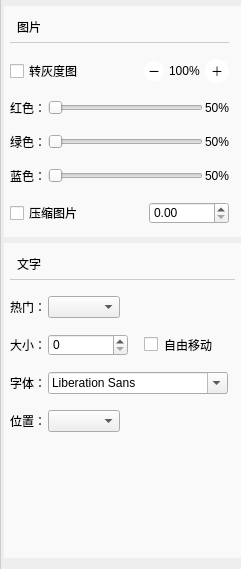
<?xml version="1.0" encoding="UTF-8"?>
<ui version="4.0">
 <class>ToolPart</class>
 <widget class="QDialog" name="ToolPart">
  <property name="geometry">
   <rect>
    <x>0</x>
    <y>0</y>
    <width>241</width>
    <height>569</height>
   </rect>
  </property>
  <property name="sizePolicy">
   <sizepolicy hsizetype="Preferred" vsizetype="Preferred">
    <horstretch>0</horstretch>
    <verstretch>0</verstretch>
   </sizepolicy>
  </property>
  <property name="palette">
   <palette>
    <active>
     <colorrole role="WindowText">
      <brush brushstyle="SolidPattern">
       <color alpha="255">
        <red>170</red>
        <green>170</green>
        <blue>170</blue>
       </color>
      </brush>
     </colorrole>
     <colorrole role="Button">
      <brush brushstyle="SolidPattern">
       <color alpha="255">
        <red>238</red>
        <green>238</green>
        <blue>238</blue>
       </color>
      </brush>
     </colorrole>
     <colorrole role="Text">
      <brush brushstyle="SolidPattern">
       <color alpha="255">
        <red>170</red>
        <green>170</green>
        <blue>170</blue>
       </color>
      </brush>
     </colorrole>
     <colorrole role="ButtonText">
      <brush brushstyle="SolidPattern">
       <color alpha="255">
        <red>170</red>
        <green>170</green>
        <blue>170</blue>
       </color>
      </brush>
     </colorrole>
     <colorrole role="Base">
      <brush brushstyle="SolidPattern">
       <color alpha="255">
        <red>238</red>
        <green>238</green>
        <blue>238</blue>
       </color>
      </brush>
     </colorrole>
     <colorrole role="Window">
      <brush brushstyle="SolidPattern">
       <color alpha="255">
        <red>238</red>
        <green>238</green>
        <blue>238</blue>
       </color>
      </brush>
     </colorrole>
     <colorrole role="HighlightedText">
      <brush brushstyle="SolidPattern">
       <color alpha="255">
        <red>0</red>
        <green>0</green>
        <blue>0</blue>
       </color>
      </brush>
     </colorrole>
    </active>
    <inactive>
     <colorrole role="WindowText">
      <brush brushstyle="SolidPattern">
       <color alpha="255">
        <red>170</red>
        <green>170</green>
        <blue>170</blue>
       </color>
      </brush>
     </colorrole>
     <colorrole role="Button">
      <brush brushstyle="SolidPattern">
       <color alpha="255">
        <red>238</red>
        <green>238</green>
        <blue>238</blue>
       </color>
      </brush>
     </colorrole>
     <colorrole role="Text">
      <brush brushstyle="SolidPattern">
       <color alpha="255">
        <red>170</red>
        <green>170</green>
        <blue>170</blue>
       </color>
      </brush>
     </colorrole>
     <colorrole role="ButtonText">
      <brush brushstyle="SolidPattern">
       <color alpha="255">
        <red>170</red>
        <green>170</green>
        <blue>170</blue>
       </color>
      </brush>
     </colorrole>
     <colorrole role="Base">
      <brush brushstyle="SolidPattern">
       <color alpha="255">
        <red>238</red>
        <green>238</green>
        <blue>238</blue>
       </color>
      </brush>
     </colorrole>
     <colorrole role="Window">
      <brush brushstyle="SolidPattern">
       <color alpha="255">
        <red>238</red>
        <green>238</green>
        <blue>238</blue>
       </color>
      </brush>
     </colorrole>
     <colorrole role="HighlightedText">
      <brush brushstyle="SolidPattern">
       <color alpha="255">
        <red>0</red>
        <green>0</green>
        <blue>0</blue>
       </color>
      </brush>
     </colorrole>
    </inactive>
    <disabled>
     <colorrole role="WindowText">
      <brush brushstyle="SolidPattern">
       <color alpha="255">
        <red>170</red>
        <green>170</green>
        <blue>170</blue>
       </color>
      </brush>
     </colorrole>
     <colorrole role="Button">
      <brush brushstyle="SolidPattern">
       <color alpha="255">
        <red>238</red>
        <green>238</green>
        <blue>238</blue>
       </color>
      </brush>
     </colorrole>
     <colorrole role="Text">
      <brush brushstyle="SolidPattern">
       <color alpha="255">
        <red>170</red>
        <green>170</green>
        <blue>170</blue>
       </color>
      </brush>
     </colorrole>
     <colorrole role="ButtonText">
      <brush brushstyle="SolidPattern">
       <color alpha="255">
        <red>170</red>
        <green>170</green>
        <blue>170</blue>
       </color>
      </brush>
     </colorrole>
     <colorrole role="Base">
      <brush brushstyle="SolidPattern">
       <color alpha="255">
        <red>238</red>
        <green>238</green>
        <blue>238</blue>
       </color>
      </brush>
     </colorrole>
     <colorrole role="Window">
      <brush brushstyle="SolidPattern">
       <color alpha="255">
        <red>238</red>
        <green>238</green>
        <blue>238</blue>
       </color>
      </brush>
     </colorrole>
     <colorrole role="HighlightedText">
      <brush brushstyle="SolidPattern">
       <color alpha="255">
        <red>0</red>
        <green>0</green>
        <blue>0</blue>
       </color>
      </brush>
     </colorrole>
    </disabled>
   </palette>
  </property>
  <property name="windowTitle">
   <string>Dialog</string>
  </property>
  <property name="styleSheet">
   <string notr="true">#ToolPart{
background:#eee;
border-left:1px solid #ccc;
color:#aaa;
}</string>
  </property>
  <layout class="QVBoxLayout" name="verticalLayout">
   <property name="leftMargin">
    <number>4</number>
   </property>
   <property name="topMargin">
    <number>6</number>
   </property>
   <property name="rightMargin">
    <number>0</number>
   </property>
   <item>
    <widget class="QFrame" name="frame">
     <property name="sizePolicy">
      <sizepolicy hsizetype="Preferred" vsizetype="Fixed">
       <horstretch>0</horstretch>
       <verstretch>0</verstretch>
      </sizepolicy>
     </property>
     <property name="minimumSize">
      <size>
       <width>237</width>
       <height>0</height>
      </size>
     </property>
     <property name="styleSheet">
      <string notr="true">#frame{border:none;background:#f9f9f9;}</string>
     </property>
     <property name="frameShape">
      <enum>QFrame::StyledPanel</enum>
     </property>
     <property name="frameShadow">
      <enum>QFrame::Raised</enum>
     </property>
     <layout class="QHBoxLayout" name="horizontalLayout">
      <property name="leftMargin">
       <number>6</number>
      </property>
      <property name="topMargin">
       <number>6</number>
      </property>
      <property name="rightMargin">
       <number>12</number>
      </property>
      <property name="bottomMargin">
       <number>0</number>
      </property>
      <item>
       <layout class="QGridLayout" name="gridLayout_2" columnstretch="0,0,0">
        <property name="bottomMargin">
         <number>12</number>
        </property>
        <property name="horizontalSpacing">
         <number>2</number>
        </property>
        <property name="verticalSpacing">
         <number>16</number>
        </property>
        <item row="4" column="2">
         <widget class="QLabel" name="bluePerLab">
          <property name="sizePolicy">
           <sizepolicy hsizetype="Fixed" vsizetype="Preferred">
            <horstretch>0</horstretch>
            <verstretch>0</verstretch>
           </sizepolicy>
          </property>
          <property name="text">
           <string>50%</string>
          </property>
         </widget>
        </item>
        <item row="3" column="1">
         <widget class="QSlider" name="greenSlider">
          <property name="orientation">
           <enum>Qt::Horizontal</enum>
          </property>
         </widget>
        </item>
        <item row="2" column="1">
         <widget class="QSlider" name="redSlider">
          <property name="orientation">
           <enum>Qt::Horizontal</enum>
          </property>
         </widget>
        </item>
        <item row="3" column="0">
         <widget class="QLabel" name="greenLab">
          <property name="sizePolicy">
           <sizepolicy hsizetype="Fixed" vsizetype="Preferred">
            <horstretch>0</horstretch>
            <verstretch>0</verstretch>
           </sizepolicy>
          </property>
          <property name="text">
           <string>绿色：</string>
          </property>
         </widget>
        </item>
        <item row="4" column="0">
         <widget class="QLabel" name="blueLab">
          <property name="sizePolicy">
           <sizepolicy hsizetype="Fixed" vsizetype="Preferred">
            <horstretch>0</horstretch>
            <verstretch>0</verstretch>
           </sizepolicy>
          </property>
          <property name="text">
           <string>蓝色：</string>
          </property>
         </widget>
        </item>
        <item row="2" column="0">
         <widget class="QLabel" name="redLab">
          <property name="sizePolicy">
           <sizepolicy hsizetype="Fixed" vsizetype="Preferred">
            <horstretch>0</horstretch>
            <verstretch>0</verstretch>
           </sizepolicy>
          </property>
          <property name="text">
           <string>红色：</string>
          </property>
         </widget>
        </item>
        <item row="4" column="1">
         <widget class="QSlider" name="blueSlider">
          <property name="orientation">
           <enum>Qt::Horizontal</enum>
          </property>
         </widget>
        </item>
        <item row="3" column="2">
         <widget class="QLabel" name="greenPerLab">
          <property name="text">
           <string>50%</string>
          </property>
         </widget>
        </item>
        <item row="2" column="2">
         <widget class="QLabel" name="redPerLab">
          <property name="styleSheet">
           <string notr="true"/>
          </property>
          <property name="text">
           <string>50%</string>
          </property>
         </widget>
        </item>
        <item row="0" column="0" colspan="3">
         <widget class="QLabel" name="imgLab">
          <property name="sizePolicy">
           <sizepolicy hsizetype="Preferred" vsizetype="Preferred">
            <horstretch>0</horstretch>
            <verstretch>0</verstretch>
           </sizepolicy>
          </property>
          <property name="palette">
           <palette>
            <active>
             <colorrole role="Text">
              <brush brushstyle="SolidPattern">
               <color alpha="255">
                <red>76</red>
                <green>76</green>
                <blue>76</blue>
               </color>
              </brush>
             </colorrole>
            </active>
            <inactive>
             <colorrole role="Text">
              <brush brushstyle="SolidPattern">
               <color alpha="255">
                <red>76</red>
                <green>76</green>
                <blue>76</blue>
               </color>
              </brush>
             </colorrole>
            </inactive>
            <disabled>
             <colorrole role="Text">
              <brush brushstyle="SolidPattern">
               <color alpha="127">
                <red>255</red>
                <green>255</green>
                <blue>255</blue>
               </color>
              </brush>
             </colorrole>
            </disabled>
           </palette>
          </property>
          <property name="styleSheet">
           <string notr="true">#imgLab{
border:1px solid #ccc;
border-top:none;
border-left:none;
border-right:none;
padding:6px 4px;
}
</string>
          </property>
          <property name="text">
           <string>图片</string>
          </property>
         </widget>
        </item>
        <item row="1" column="0" colspan="3">
         <layout class="QHBoxLayout" name="horizontalLayout_3" stretch="1,0,0,0">
          <property name="spacing">
           <number>5</number>
          </property>
          <property name="sizeConstraint">
           <enum>QLayout::SetFixedSize</enum>
          </property>
          <item>
           <widget class="QCheckBox" name="turnGray">
            <property name="text">
             <string>转灰度图</string>
            </property>
           </widget>
          </item>
          <item>
           <widget class="QPushButton" name="zoomOut">
            <property name="focusPolicy">
             <enum>Qt::ClickFocus</enum>
            </property>
            <property name="styleSheet">
             <string notr="true">#zoomOut{
border-radius:10px;
width:20px;
height:20px;
background-color:white;
}
#zoomOut:hover{
background-color:#4a90e2;
color:white;
}
#zoomOut:pressed{
background-color:#3980d1;
color:white;
}</string>
            </property>
            <property name="text">
             <string>－</string>
            </property>
           </widget>
          </item>
          <item>
           <widget class="QLabel" name="zoomLab">
            <property name="text">
             <string>100%</string>
            </property>
           </widget>
          </item>
          <item>
           <widget class="QPushButton" name="zoomIn">
            <property name="focusPolicy">
             <enum>Qt::ClickFocus</enum>
            </property>
            <property name="styleSheet">
             <string notr="true">#zoomIn{

border-radius:12px;
width:24px;
height:24px;
background-color:white;
}
#zoomIn:hover{
background-color:#d0021b;
color:white
}
#zoomIn:select{
background-color:yellow;
}</string>
            </property>
            <property name="text">
             <string>＋</string>
            </property>
           </widget>
          </item>
         </layout>
        </item>
        <item row="5" column="0" colspan="3">
         <layout class="QHBoxLayout" name="horizontalLayout_4">
          <property name="sizeConstraint">
           <enum>QLayout::SetFixedSize</enum>
          </property>
          <item>
           <widget class="QCheckBox" name="compress">
            <property name="text">
             <string>压缩图片</string>
            </property>
           </widget>
          </item>
          <item>
           <widget class="QDoubleSpinBox" name="compressSpin">
            <property name="sizePolicy">
             <sizepolicy hsizetype="Fixed" vsizetype="Fixed">
              <horstretch>0</horstretch>
              <verstretch>0</verstretch>
             </sizepolicy>
            </property>
            <property name="minimumSize">
             <size>
              <width>80</width>
              <height>0</height>
             </size>
            </property>
            <property name="focusPolicy">
             <enum>Qt::ClickFocus</enum>
            </property>
           </widget>
          </item>
         </layout>
        </item>
       </layout>
      </item>
     </layout>
    </widget>
   </item>
   <item>
    <widget class="QFrame" name="frame_2">
     <property name="sizePolicy">
      <sizepolicy hsizetype="Preferred" vsizetype="Preferred">
       <horstretch>0</horstretch>
       <verstretch>0</verstretch>
      </sizepolicy>
     </property>
     <property name="styleSheet">
      <string notr="true">#frame_2{border:none;background:#f9f9f9;}</string>
     </property>
     <property name="frameShape">
      <enum>QFrame::StyledPanel</enum>
     </property>
     <property name="frameShadow">
      <enum>QFrame::Raised</enum>
     </property>
     <layout class="QHBoxLayout" name="horizontalLayout_2">
      <property name="leftMargin">
       <number>6</number>
      </property>
      <property name="topMargin">
       <number>6</number>
      </property>
      <property name="rightMargin">
       <number>6</number>
      </property>
      <property name="bottomMargin">
       <number>0</number>
      </property>
      <item>
       <layout class="QGridLayout" name="gridLayout_3" columnstretch="1,0,0">
        <property name="bottomMargin">
         <number>12</number>
        </property>
        <property name="horizontalSpacing">
         <number>2</number>
        </property>
        <property name="verticalSpacing">
         <number>16</number>
        </property>
        <item row="5" column="1" colspan="2">
         <widget class="QComboBox" name="placeComb">
          <property name="sizePolicy">
           <sizepolicy hsizetype="Fixed" vsizetype="Fixed">
            <horstretch>0</horstretch>
            <verstretch>0</verstretch>
           </sizepolicy>
          </property>
         </widget>
        </item>
        <item row="4" column="0">
         <widget class="QLabel" name="label_8">
          <property name="sizePolicy">
           <sizepolicy hsizetype="Fixed" vsizetype="Preferred">
            <horstretch>0</horstretch>
            <verstretch>0</verstretch>
           </sizepolicy>
          </property>
          <property name="text">
           <string>字体：</string>
          </property>
         </widget>
        </item>
        <item row="4" column="1" colspan="2">
         <widget class="QFontComboBox" name="fontComboBox">
          <property name="sizePolicy">
           <sizepolicy hsizetype="Fixed" vsizetype="Fixed">
            <horstretch>0</horstretch>
            <verstretch>0</verstretch>
           </sizepolicy>
          </property>
          <property name="maximumSize">
           <size>
            <width>180</width>
            <height>16777215</height>
           </size>
          </property>
          <property name="focusPolicy">
           <enum>Qt::ClickFocus</enum>
          </property>
         </widget>
        </item>
        <item row="2" column="0">
         <widget class="QLabel" name="label_6">
          <property name="sizePolicy">
           <sizepolicy hsizetype="Fixed" vsizetype="Preferred">
            <horstretch>0</horstretch>
            <verstretch>0</verstretch>
           </sizepolicy>
          </property>
          <property name="text">
           <string>热门：</string>
          </property>
         </widget>
        </item>
        <item row="5" column="0">
         <widget class="QLabel" name="label_9">
          <property name="sizePolicy">
           <sizepolicy hsizetype="Fixed" vsizetype="Preferred">
            <horstretch>0</horstretch>
            <verstretch>0</verstretch>
           </sizepolicy>
          </property>
          <property name="text">
           <string>位置：</string>
          </property>
         </widget>
        </item>
        <item row="3" column="0">
         <widget class="QLabel" name="label_7">
          <property name="sizePolicy">
           <sizepolicy hsizetype="Fixed" vsizetype="Preferred">
            <horstretch>0</horstretch>
            <verstretch>0</verstretch>
           </sizepolicy>
          </property>
          <property name="text">
           <string>大小：</string>
          </property>
         </widget>
        </item>
        <item row="2" column="1" colspan="2">
         <widget class="QComboBox" name="hotComb">
          <property name="sizePolicy">
           <sizepolicy hsizetype="Fixed" vsizetype="Fixed">
            <horstretch>0</horstretch>
            <verstretch>0</verstretch>
           </sizepolicy>
          </property>
          <property name="frame">
           <bool>true</bool>
          </property>
         </widget>
        </item>
        <item row="0" column="0" colspan="3">
         <widget class="QLabel" name="fontLab">
          <property name="sizePolicy">
           <sizepolicy hsizetype="Preferred" vsizetype="Preferred">
            <horstretch>0</horstretch>
            <verstretch>0</verstretch>
           </sizepolicy>
          </property>
          <property name="styleSheet">
           <string notr="true">#fontLab{
border:1px solid #ccc;
border-top:none;
border-left:none;
border-right:none;
padding:6px 4px;
}
</string>
          </property>
          <property name="text">
           <string>文字</string>
          </property>
         </widget>
        </item>
        <item row="6" column="2">
         <spacer name="verticalSpacer">
          <property name="orientation">
           <enum>Qt::Vertical</enum>
          </property>
          <property name="sizeHint" stdset="0">
           <size>
            <width>20</width>
            <height>40</height>
           </size>
          </property>
         </spacer>
        </item>
        <item row="3" column="1" colspan="2">
         <layout class="QHBoxLayout" name="horizontalLayout_5">
          <property name="sizeConstraint">
           <enum>QLayout::SetFixedSize</enum>
          </property>
          <item>
           <widget class="QSpinBox" name="sizeSpin">
            <property name="sizePolicy">
             <sizepolicy hsizetype="Fixed" vsizetype="Fixed">
              <horstretch>0</horstretch>
              <verstretch>0</verstretch>
             </sizepolicy>
            </property>
            <property name="minimumSize">
             <size>
              <width>80</width>
              <height>0</height>
             </size>
            </property>
            <property name="focusPolicy">
             <enum>Qt::ClickFocus</enum>
            </property>
           </widget>
          </item>
          <item>
           <widget class="QCheckBox" name="autoMoveComb">
            <property name="styleSheet">
             <string notr="true">margin-left:16px</string>
            </property>
            <property name="text">
             <string>自由移动</string>
            </property>
           </widget>
          </item>
         </layout>
        </item>
       </layout>
      </item>
     </layout>
    </widget>
   </item>
  </layout>
 </widget>
 <resources/>
 <connections/>
</ui>
